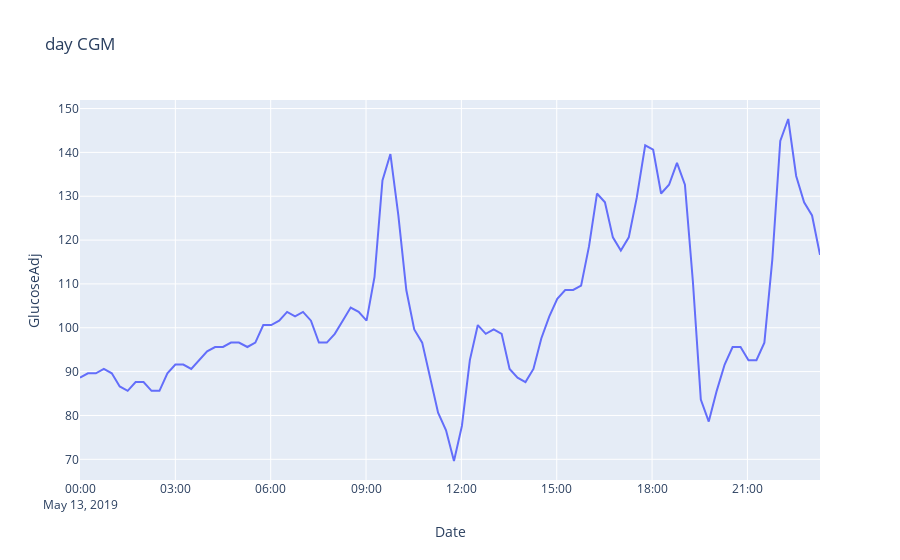

This figure's notebook cell:
### Code cell
# CV of 0.04
vis_cgm('363101', datetime.date(2019,5,13))
